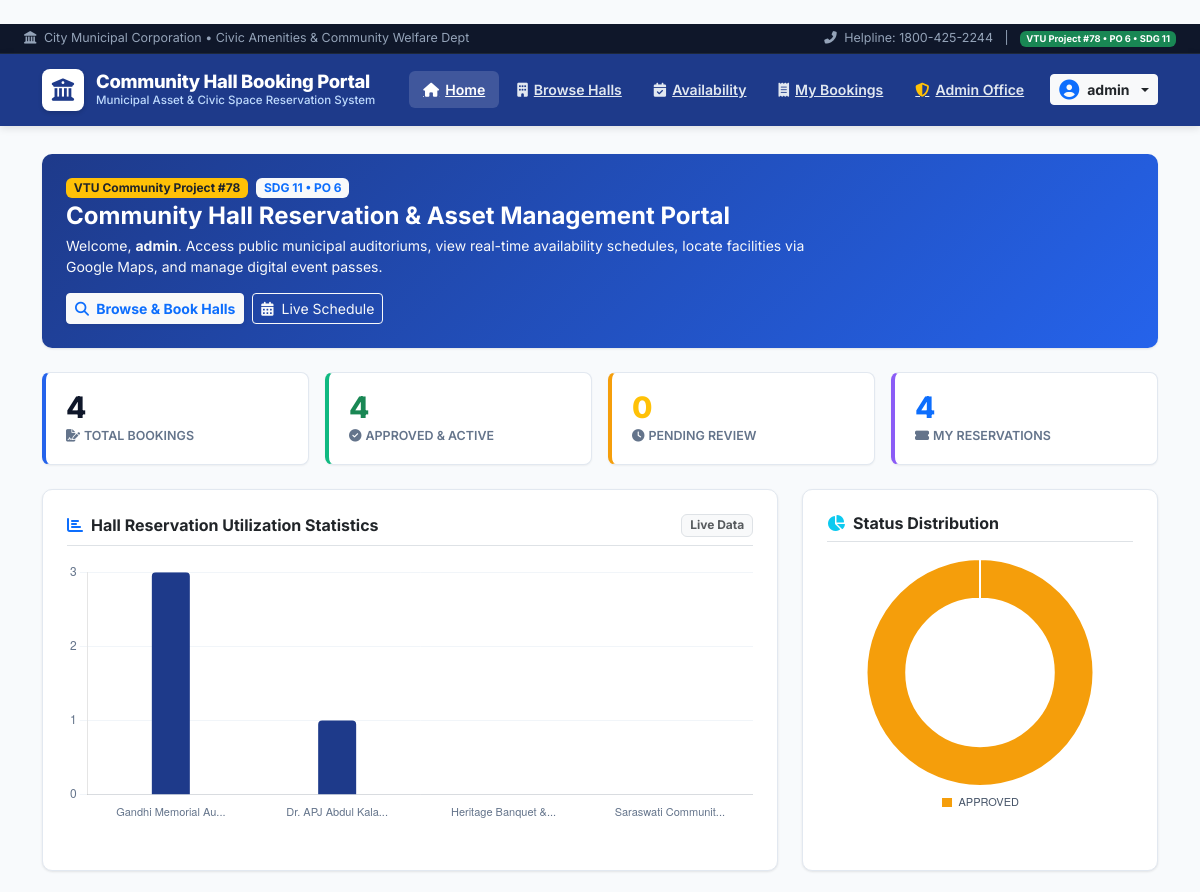
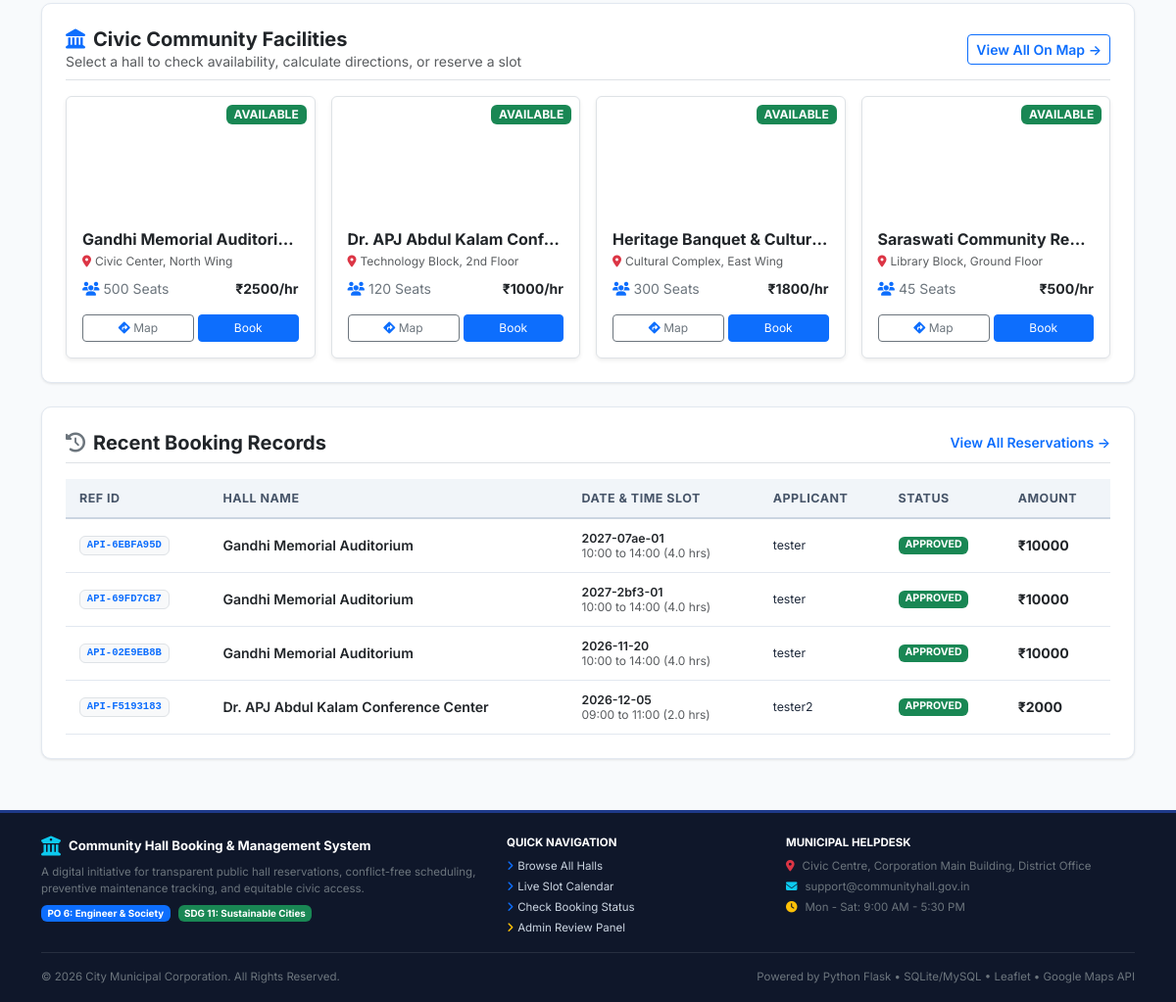
The app's page /dashboard (signed in) with its own data (2 pictures, top to bottom).
### tables this page shows
CREATE TABLE halls (
    id INTEGER PRIMARY KEY AUTOINCREMENT,
    name VARCHAR(100) NOT NULL,
    capacity INTEGER NOT NULL,
    amenities TEXT,
    price_per_hour REAL NOT NULL,
    description TEXT,
    location VARCHAR(100) DEFAULT 'Civic Center, Block 4',
    image_tag VARCHAR(50) DEFAULT 'auditorium',
    status VARCHAR(20) DEFAULT 'available'
, latitude REAL DEFAULT 12.9716, longitude REAL DEFAULT 77.5946, address TEXT DEFAULT '', image_url TEXT DEFAULT '');

CREATE TABLE bookings (
    id INTEGER PRIMARY KEY AUTOINCREMENT,
    booking_ref VARCHAR(20) NOT NULL UNIQUE,
    hall_id INTEGER NOT NULL,
    user_id INTEGER,
    username VARCHAR(50) NOT NULL,
    email VARCHAR(100) NOT NULL,
    booking_date VARCHAR(20) NOT NULL,
    start_time VARCHAR(10) NOT NULL,
    end_time VARCHAR(10) NOT NULL,
    purpose TEXT NOT NULL,
    attendees INTEGER NOT NULL,
    special_requirements TEXT,
    hours REAL NOT NULL,
    total_cost REAL NOT NULL,
    status VARCHAR(20) DEFAULT 'pending',
    reject_reason TEXT,
    created_at TIMESTAMP DEFAULT CURRENT_TIMESTAMP,
    FOREIGN KEY (hall_id) REFERENCES halls(id),
    FOREIGN KEY (user_id) REFERENCES users(id)
);

### app.py (the view)
@app.route("/dashboard")
@login_required
def dashboard():
    halls_list = db.get_all_halls()
    my_bookings = db.get_bookings_by_user(session["user_id"])
    metrics = db.get_dashboard_metrics()
    all_bookings = db.get_all_bookings()
    recent_bookings = all_bookings[:5] if session.get("is_admin") else my_bookings[:5]
    return render_template(
        "dashboard.html",
        halls=halls_list,
        my_bookings=my_bookings,
        recent_bookings=recent_bookings,
        metrics=metrics
    )

### templates/dashboard.html (shortened to what this page needs)
﻿{% extends "base.html" %}
{% block content %}
<div class="civic-card mb-4" style="background: linear-gradient(135deg, #1e3a8a 0%, #2563eb 100%); color:#ffffff; border:none;">
    <div class="d-flex flex-wrap justify-content-between align-items-center gap-3">
        <div>
            <div class="d-flex align-items-center gap-2 mb-1">
                <span class="badge bg-warning text-dark fw-bold">VTU Community Project #78</span>
                <span class="badge bg-light text-primary fw-bold">SDG 11 &bull; PO 6</span>
            </div>
            <h4 class="fw-bold mb-1 text-white">Community Hall Reservation & Asset Management Portal</h4>
            <p class="small text-light opacity-90 mb-0" style="max-width:750px;">
                Welcome, <strong>{{ session.username }}</strong>. Access public municipal auditoriums, view real-time availability schedules, locate facilities via Google Maps, and manage digital event passes.
            </p>
        </div>
        <div class="d-flex gap-2">
            <a href="/halls" class="btn btn-light text-primary fw-bold btn-sm shadow-sm">
                <i class="fas fa-search me-1"></i> Browse & Book Halls
            </a>
            <a href="/availability" class="btn btn-outline-light btn-sm">
                <i class="fas fa-calendar-alt me-1"></i> Live Schedule
            </a>
        </div>
    </div>
</div>
<div class="row g-3 mb-4">
    <div class="col-6 col-md-3">
        <div class="metric-box">
            <div class="metric-number">{{ metrics.total }}</div>
            <div class="metric-title"><i class="fas fa-file-signature me-1"></i>Total Bookings</div>
        </div>
    </div>
    <div class="col-6 col-md-3">
        <div class="metric-box green">
            <div class="metric-number text-success">{{ metrics.approved }}</div>
            <div class="metric-title"><i class="fas fa-check-circle me-1"></i>Approved & Active</div>
        </div>
    </div>
    <div class="col-6 col-md-3">
        <div class="metric-box amber">
            <div class="metric-number text-warning">{{ metrics.pending }}</div>
            <div class="metric-title"><i class="fas fa-clock me-1"></i>Pending Review</div>
        </div>
    </div>
    <div class="col-6 col-md-3">
        <div class="metric-box purple">
            <div class="metric-number text-primary">{{ my_bookings|length }}</div>
            <div class="metric-title"><i class="fas fa-ticket-alt me-1"></i>My Reservations</div>
        </div>
    </div>
</div>
<div class="row g-4 mb-4">
    <div class="col-12 col-lg-8">
        <div class="civic-card h-100">
            <div class="d-flex justify-content-between align-items-center mb-3 pb-2 border-bottom">
                <h6 class="fw-bold text-dark mb-0">
                    <i class="fas fa-chart-bar text-primary me-2"></i>Hall Reservation Utilization Statistics
                </h6>
                <span class="badge bg-light text-muted border">Live Data</span>
            </div>
            <div style="position: relative; height: 260px;">
                <canvas id="hallChart"></canvas>
            </div>
        </div>
    </div>
    <div class="col-12 col-lg-4">
        <div class="civic-card h-100">
            <div class="d-flex justify-content-between align-items-center mb-3 pb-2 border-bottom">
                <h6 class="fw-bold text-dark mb-0">
                    <i class="fas fa-chart-pie text-info me-2"></i>Status Distribution
                </h6>
            </div>
            <div style="position: relative; height: 260px;">
                <canvas id="statusChart"></canvas>
            </div>
        </div>
    </div>
</div>
<div class="civic-card mb-4">
    <div class="d-flex justify-content-between align-items-center mb-3 pb-2 border-bottom">
        <div>
            <h5 class="fw-bold text-dark mb-0"><i class="fas fa-landmark text-primary me-2"></i>Civic Community Facilities</h5>
            <small class="text-muted">Select a hall to check availability, calculate directions, or reserve a slot</small>
        </div>
        <a href="/halls" class="btn btn-sm btn-outline-primary fw-semibold">View All On Map &rarr;</a>
    </div>
    <div class="row g-3">
        {% for hall in halls %}
        <div class="col-12 col-md-6 col-lg-3">
            <div class="card h-100 border shadow-sm">
                <div style="height:120px; background-image:url('{{ hall.image_url }}'); background-size:cover; background-position:center; position:relative;">
                    <span class="badge {% if hall.status == 'available' %}bg-success{% else %}bg-danger{% endif %} position-absolute top-0 end-0 m-2">
                        {{ hall.status|upper }}
                    </span>
                </div>
                <div class="card-body p-3 d-flex flex-column">
                    <h6 class="fw-bold text-dark mb-1 text-truncate" title="{{ hall.name }}">{{ hall.name }}</h6>
                    <p class="text-muted small mb-2" style="font-size:0.75rem;">
                        <i class="fas fa-map-marker-alt text-danger me-1"></i>{{ hall.location }}
                    </p>
                    <div class="d-flex justify-content-between small text-secondary mb-3 mt-auto">
                        <span><i class="fas fa-users text-primary me-1"></i>{{ hall.capacity }} Seats</span>
                        <span class="fw-bold text-dark">₹{{ hall.price_per_hour|int }}/hr</span>
                    </div>
                    <div class="d-flex gap-1">
                        <a href="https://www.google.com/maps/dir/?api=1&destination={{ hall.latitude }},{{ hall.longitude }}" target="_blank" class="btn btn-sm btn-outline-secondary flex-grow-1" style="font-size:0.75rem;" title="Directions">
                            <i class="fas fa-diamond-turn-right text-primary"></i> Map
                        </a>
                        <a href="/book/{{ hall.id }}" class="btn btn-sm btn-primary flex-grow-1" style="font-size:0.75rem;">
                            Book
                        </a>
                    </div>
                </div>
            </div>
        </div>
        {% endfor %}
    </div>
</div>
<div class="civic-card">
    <div class="d-flex justify-content-between align-items-center mb-3 pb-2 border-bottom">
        <h5 class="fw-bold text-dark mb-0">
            <i class="fas fa-history text-secondary me-2"></i>Recent Booking Records
        </h5>
        <a href="/my-bookings" class="small text-primary text-decoration-none fw-semibold">View All Reservations &rarr;</a>
    </div>
    <div class="table-responsive">
        <table class="table-civic">
            <thead>
                <tr>
                    <th>Ref ID</th>
                    <th>Hall Name</th>
                    <th>Date & Time Slot</th>
                    <th>Applicant</th>
                    <th>Status</th>
                    <th>Amount</th>
                </tr>
            </thead>
            <tbody>
                {% if recent_bookings %}
                    {% for b in recent_bookings %}
                    <tr>
                        <td><span class="badge bg-light text-primary border font-monospace">{{ b.booking_ref }}</span></td>
                        <td class="fw-semibold text-dark">{{ b.hall_name }}</td>
                        <td>
                            <div class="text-dark small fw-semibold">{{ b.booking_date }}</div>
                            <div class="text-muted" style="font-size:0.75rem;">{{ b.start_time }} to {{ b.end_time }} ({{ b.hours }} hrs)</div>
                        </td>
                        <td><span class="small">{{ b.username }}</span></td>
                        <td>
                            <span class="badge {% if b.status == 'approved' %}bg-success{% elif b.status == 'pending' %}bg-warning text-dark{% elif b.status == 'cancelled' %}bg-secondary{% else %}bg-danger{% endif %}">
                                {{ b.status|upper }}
                            </span>
                        </td>
                        <td class="fw-bold text-dark">₹{{ b.total_cost|int }}</td>
                    </tr>
                    {% endfor %}
                {% else %}
                    <tr>
                        <td colspan="6" class="text-center py-4 text-muted">
                            No reservations on record yet.
                        </td>
                    </tr>
                {% endif %}
            </tbody>
        </table>
    </div>
</div>
{% endblock %}
{% block scripts %}
<script>
document.addEventListener("DOMContentLoaded", function() {
    const hallNames = {{ metrics.hall_stats|map(attribute='name')|list|tojson }};
    const hallCounts = {{ metrics.hall_stats|map(attribute='count')|list|tojson }};
    const statusLabels = {{ metrics.status_stats|map(attribute='status')|list|tojson }};
    const statusCounts = {{ metrics.status_stats|map(attribute='count')|list|tojson }};
    // Clean civic bar chart
    const ctxHall = document.getElementById('hallChart').getContext('2d');
    new Chart(ctxHall, {
        type: 'bar',
        data: {
            labels: hallNames.map(n => n.length > 20 ? n.substring(0, 18) + '...' : n),
            datasets: [{
                label: 'Total Bookings',
                data: hallCounts,
                backgroundColor: '#1e3a8a',
                borderRadius: 4,
                maxBarThickness: 38
            }]
        },
        options: {
            responsive: true,
            maintainAspectRatio: false,
            plugins: {
                legend: { display: false }
            },
            scales: {
                y: {
                    beginAtZero: true,
                    ticks: { stepSize: 1, color: '#64748b' },
                    grid: { color: '#f1f5f9' }
                },
                x: {
                    ticks: { color: '#64748b', font: { size: 11 } },
                    grid: { display: false }
                }
            }
        }
    });
    // Clean civic status chart
    const ctxStatus = document.getElementById('statusChart').getContext('2d');
    new Chart(ctxStatus, {
        type: 'doughnut',
        data: {
            labels: statusLabels.map(s => s.toUpperCase()),
            datasets: [{
                data: statusCounts.length ? statusCounts : [1],
                backgroundColor: ['#f59e0b', '#10b981', '#ef4444', '#94a3b8'],
                borderWidth: 2,
                borderColor: '#ffffff'
            }]
        },
        options: {
            responsive: true,
            maintainAspectRatio: false,
            plugins: {
                legend: {
                    position: 'bottom',
                    labels: { color: '#475569', font: { size: 11 }, boxWidth: 12 }
                }
            },
            cutout: '65%'
        }
    });
});
</script>
{% endblock %}

### records on screen
halls: status "AVAILABLE", name "Gandhi Memorial Auditori…", location "Civic Center, North Wing", capacity "500", price_per_hour "2500"
halls: status "AVAILABLE", name "Dr. APJ Abdul Kalam Conf…", location "Technology Block, 2nd Floor", capacity "120", price_per_hour "1000"
halls: status "AVAILABLE", name "Heritage Banquet & Cultur…", location "Cultural Complex, East Wing", capacity "300", price_per_hour "1800"
halls: status "AVAILABLE", name "Saraswati Community Re…", location "Library Block, Ground Floor", capacity "45", price_per_hour "500"
bookings: booking_ref "API-6EBFA95D", hall_name "Gandhi Memorial Auditorium", booking_date "2027-07ae-01", start_time "10:00", end_time "14:00", hours "4.0", username "tester", status "APPROVED", total_cost "10000"
bookings: booking_ref "API-69FD7CB7", hall_name "Gandhi Memorial Auditorium", booking_date "2027-2bf3-01", start_time "10:00", end_time "14:00", hours "4.0", username "tester", status "APPROVED", total_cost "10000"
bookings: booking_ref "API-02E9EB8B", hall_name "Gandhi Memorial Auditorium", booking_date "2026-11-20", start_time "10:00", end_time "14:00", hours "4.0", username "tester", status "APPROVED", total_cost "10000"
bookings: booking_ref "API-F5193183", hall_name "Dr. APJ Abdul Kalam Conference Center", booking_date "2026-12-05", start_time "09:00", end_time "11:00", hours "2.0", username "tester2", status "APPROVED", total_cost "2000"

### other values on screen
{{ session.get('username', 'Account') }} "admin"
{{ session.username }} "admin"
{{ metrics.total }} "4"
{{ metrics.approved }} "4"
{{ metrics.pending }} "0"
{{ my_bookings|length }} "4"
chart data {{ metrics.hall_stats|map(attribute='count')|list|tojson }} [3, 1, 0, 0]
chart data {{ metrics.status_stats|map(attribute='status')|list|tojson }} ["approved"]
